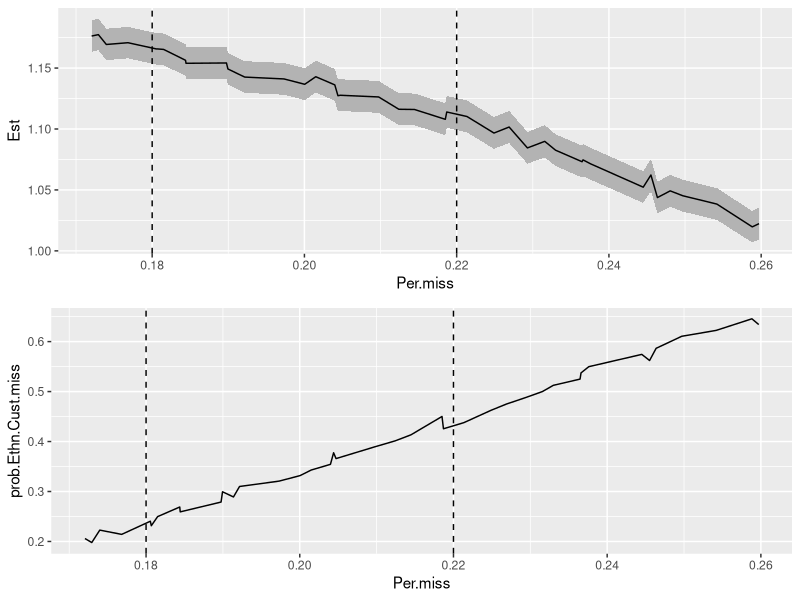
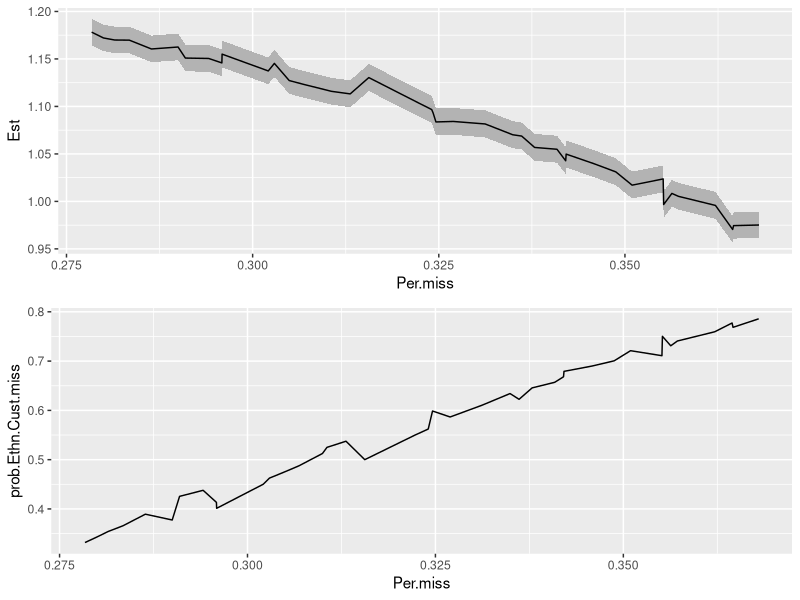

Recreate these plots in R, in order.
## ----setup, include=FALSE---------------------------------------------------------------------
knitr::opts_chunk$set(echo = TRUE)
library(arm)
library(mice)
library(ggplot2)
library(car)
library(dplyr)
library(purrr)
library(forcats)
library(gridExtra)
setwd("~/Dropbox (LSE Statistics)/Sentencing Disparities/Methods festival")


## ---------------------------------------------------------------------------------------------
ReMF.dat<- read.csv("ReMF_original.csv",
                       header=T,stringsAsFactors = T)
#head(ReMF.dat)


## ---------------------------------------------------------------------------------------------
# relevel Prev_Convictions
ReMF.dat <- ReMF.dat %>% mutate(Prev_Convictions = 
          fct_relevel(Prev_Convictions, 
          c("None","1 to 3","4 to 9","10 or more")))

# remove Sentence_Length
ReMF.dat <- dplyr::select(ReMF.dat,-c(Sentence_Length))


## ---------------------------------------------------------------------------------------------
ReMF.dat <- ReMF.dat %>%
  mutate(Age_Cont = Age_Cont - mean(Age_Cont))


## ---------------------------------------------------------------------------------------------
Cust.benchmark <- glm(Custody~.,data=ReMF.dat)

#summary(Cust.benchmark)


## ---------------------------------------------------------------------------------------------
ci.tab<-function(vec,Miss=1,Cust=0,Ethn=0,Inter=0){
  #default values are miss=1, 
  #Cust=Ethn=Inter=0 means there is 
  #no parameter for the missingness model
 ret.tab <- c(vec[1]-2*vec[2],vec[1],
      vec[1]+2*vec[2])
 ret.tab <- exp(ret.tab)
 #If you want output on the log(OR) scale, comment the line above
 ret.tab <-c(ret.tab,c(Miss, Cust, Ethn, Inter))
 ret.tab <- as.data.frame(t(ret.tab))
  colnames(ret.tab) = c("Lower 95% CI", "Est","Upper 95% CI",
                        "Miss","Cust","Ethn","Inter")
  ret.tab
}
#Miss=1, no missing
#Miss=2, MCAR
#Miss=3, MAR
#Miss=4, MNAR


## ---------------------------------------------------------------------------------------------
Ethn.Cust.benchmark <- 
  summary(Cust.benchmark)$coefficients[4,1:2] 
#the 4th row corresponds to ethnicity and 
#the 1,2 columns are the estimate and its sd

Ethn.Cust.benchmark.tab <- ci.tab(Ethn.Cust.benchmark)
Ethn.Cust.benchmark.tab



## ---------------------------------------------------------------------------------------------
#parameter that governs the percentage of missingness
per.miss <- 0.2

#generate the missing data indicator
MCAR <- rbinom(n=nrow(ReMF.dat),size=1,prob=c(per.miss))
#sum(MCAR)/nrow(ReMF.dat) 
#should check that the % of missing is approximately correct

#now add NAs to create a missingness pattern
MCAR_ReMF.dat <- ReMF.dat %>%
  mutate(Ethnicity=ifelse(MCAR==1,NA,Ethnicity))


## ---------------------------------------------------------------------------------------------
Cust.MCAR <- summary(glm(Custody~.,data=MCAR_ReMF.dat))
Ethn.Cust.MCAR <- Cust.MCAR$coefficients[4,1:2]

Ethn.Cust.MCAR.tab <- ci.tab(Ethn.Cust.MCAR, Miss=2)

rbind(Ethn.Cust.benchmark.tab,Ethn.Cust.MCAR.tab)


## ---------------------------------------------------------------------------------------------
MM.Age_Cont <- -0.02
MM.MF_Remorse <- -0.20


#vector of probabilities that are associated with Age and remorse
pMAR <- with(ReMF.dat, invlogit(-1.3 + MM.Age_Cont*Age_Cont +
                   MM.MF_Remorse*MF_Remorse))

#missing data indicator
MAR <- rbinom(n = nrow(ReMF.dat), size = 1, prob = pMAR)
#sum(MAR)/nrow(ReMF.dat) 
#check that this is approx 0.2

MAR_ReMF.dat <- ReMF.dat %>%
  mutate(Ethnicity=ifelse(MAR==0,Ethnicity,NA))


## ---------------------------------------------------------------------------------------------
Cust.MAR <- summary(glm(Custody~.,data=MAR_ReMF.dat))
Ethn.Cust.MAR <- Cust.MAR$coefficients[4,1:2]

Ethn.Cust.MAR.tab <- ci.tab(Ethn.Cust.MAR, Miss=3)


## ---------------------------------------------------------------------------------------------
rbind(Ethn.Cust.benchmark.tab,Ethn.Cust.MCAR.tab,
      Ethn.Cust.MAR.tab)


## ---------------------------------------------------------------------------------------------
MM.Ethn <- 0.2
MM.Cust <- -0.05
MM.Ethn.Cust <- 0.9


## ---------------------------------------------------------------------------------------------
MNAR_intercept <- -1.55


## ---------------------------------------------------------------------------------------------
#Ethn=1, Cust=1
invlogit(MNAR_intercept+MM.Cust+MM.Ethn+MM.Ethn.Cust)
#Ethn=1, Cust=0
invlogit(MNAR_intercept+MM.Ethn)
#Ethn=0, Cust=1
invlogit(MNAR_intercept+MM.Cust)
#Ethn=0, Cust=0
invlogit(MNAR_intercept)


## ---------------------------------------------------------------------------------------------

pMNAR <- with(ReMF.dat,
             invlogit(MNAR_intercept + MM.Age_Cont*Age_Cont + 
                   MM.MF_Remorse*MF_Remorse +
                   MM.Cust*Custody + 
                   MM.Ethn*Ethnicity + 
                   MM.Ethn.Cust*Custody*Ethnicity))

#missing data indicator
MNAR <- rbinom(n = nrow(ReMF.dat), size = 1, prob = pMNAR)
sum(MNAR)/nrow(ReMF.dat)

MNAR_ReMF.dat <- ReMF.dat %>%
  mutate(Ethnicity=ifelse(MNAR==0,Ethnicity,NA))



## ---------------------------------------------------------------------------------------------
Cust.MNAR <- summary(glm(Custody~.,data=MNAR_ReMF.dat))
Ethn.Cust.MNAR <- Cust.MNAR$coefficients[4,1:2]

Ethn.Cust.MNAR.tab <- ci.tab(Ethn.Cust.MNAR, Miss=4, 
Cust = MM.Cust, Ethn = MM.Ethn, Inter = MM.Ethn.Cust)

Ethn.Cust.MNAR.tab


## ---------------------------------------------------------------------------------------------
rbind(Ethn.Cust.benchmark.tab,Ethn.Cust.MCAR.tab,
      Ethn.Cust.MAR.tab,Ethn.Cust.MNAR.tab)


## ---------------------------------------------------------------------------------------------
Cust.all.results <- rbind(Ethn.Cust.benchmark.tab,Ethn.Cust.MCAR.tab,
                          Ethn.Cust.MAR.tab,Ethn.Cust.MNAR.tab)
rownames(Cust.all.results) <- c("True","MCAR","MAR","MNAR")
Cust.all.results


## ----echo=FALSE-------------------------------------------------------------------------------
MM.Ethn.Cust.Vec <- seq(0,2,by=0.05)
MM.Intercept <- (seq())

#to store the percentage missing so this remains "plausible"
store.per.miss <- rep(NA, length(MM.Ethn.Cust.Vec))

store.coeff.ethn <- c()

for(i in 1:length(MM.Ethn.Cust.Vec)){
  MM.Ethn.Cust <- MM.Ethn.Cust.Vec[i]
 pMNAR <- with(ReMF.dat,
             invlogit(MNAR_intercept + MM.Age_Cont*Age_Cont + 
                     MM.MF_Remorse*MF_Remorse +
                     MM.Cust*Custody + 
                     MM.Ethn*Ethnicity + 
                     MM.Ethn.Cust*Custody*Ethnicity))

#missing data indicator
MNAR <- rbinom(n = nrow(ReMF.dat), size = 1, prob = pMNAR)
store.per.miss[i] <- sum(MNAR)/nrow(ReMF.dat)

MNAR_ReMF.dat <- ReMF.dat %>%
  mutate(Ethnicity=ifelse(MNAR==0,Ethnicity,NA))

Cust.MNAR <- summary(glm(Custody~.,data=MNAR_ReMF.dat))
Ethn.Cust.MNAR <- Cust.MNAR$coefficients[4,1:2]

store.coeff.ethn <- rbind(store.coeff.ethn,ci.tab(Ethn.Cust.MNAR, Miss=4, 
                Cust = MM.Cust, Ethn = MM.Ethn, Inter = MM.Ethn.Cust))
}

##PLOTS

plot.coeff.miss <- ggplot(data=data.frame(Per.miss=store.per.miss,store.coeff.ethn),
                          aes(x=Per.miss)) +
                  geom_ribbon(aes(ymin=Lower.95..CI,
                                  ymax=Upper.95..CI), fill = "grey70")+
  geom_line(aes(y=Est)) +
  geom_hline(yintercept=Ethn.Cust.benchmark.tab$coefficient) +
  geom_vline(xintercept=c(0.18,0.22),linetype="dashed")
  

prob.Ethn.Cust.miss = with(store.coeff.ethn,
                      invlogit(MNAR_intercept+MM.Cust+
                                 MM.Ethn+Inter)) 


plot.per.miss <- ggplot(data=data.frame(prob.Ethn.Cust.miss=prob.Ethn.Cust.miss,
                                        Per.miss=store.per.miss),
                        aes(y=prob.Ethn.Cust.miss,x=Per.miss))+geom_line() +
                        geom_vline(xintercept=c(0.18,0.22),linetype="dashed")

grid.arrange(plot.coeff.miss, plot.per.miss, nrow = 2)


## ----echo=FALSE-------------------------------------------------------------------------------

MNAR_intercept <- -0.9
MM.Ethn <- 0.3
MM.Cust <- -0.1
MM.Ethn.Cust <- 0.5
MM.Age_Cont <- -0.01
MM.MF_Remorse <- -0.30

MM.Ethn.Cust.Vec <- seq(0,2,by=0.05)
MM.Intercept <- (seq())

#to store the percentage missing so this remains "plausible"
store.per.miss <- rep(NA, length(MM.Ethn.Cust.Vec))

store.coeff.ethn <- c()

for(i in 1:length(MM.Ethn.Cust.Vec)){
  MM.Ethn.Cust <- MM.Ethn.Cust.Vec[i]
 pMNAR <- with(ReMF.dat,
             invlogit(MNAR_intercept + MM.Age_Cont*Age_Cont + 
                     MM.MF_Remorse*MF_Remorse +
                     MM.Cust*Custody + 
                     MM.Ethn*Ethnicity + 
                     MM.Ethn.Cust*Custody*Ethnicity))

#missing data indicator
MNAR <- rbinom(n = nrow(ReMF.dat), size = 1, prob = pMNAR)
store.per.miss[i] <- sum(MNAR)/nrow(ReMF.dat)

MNAR_ReMF.dat <- ReMF.dat %>%
  mutate(Ethnicity=ifelse(MNAR==0,Ethnicity,NA))

Cust.MNAR <- summary(glm(Custody~.,data=MNAR_ReMF.dat))
Ethn.Cust.MNAR <- Cust.MNAR$coefficients[4,1:2]

store.coeff.ethn <- rbind(store.coeff.ethn,ci.tab(Ethn.Cust.MNAR, Miss=4, 
                Cust = MM.Cust, Ethn = MM.Ethn, Inter = MM.Ethn.Cust))
}

##PLOTS

plot.coeff.miss <- ggplot(data=data.frame(Per.miss=store.per.miss,store.coeff.ethn),
                          aes(x=Per.miss)) +
                  geom_ribbon(aes(ymin=Lower.95..CI,
                                  ymax=Upper.95..CI), fill = "grey70")+
  geom_line(aes(y=Est)) +
  geom_hline(yintercept=Ethn.Cust.benchmark.tab$coefficient)# +
  #geom_vline(xintercept=c(0.18,0.22),linetype="dashed")

prob.Ethn.Cust.miss = with(store.coeff.ethn,
                      invlogit(MNAR_intercept+MM.Cust+
                                 MM.Ethn+Inter)) 


plot.per.miss <- ggplot(data=data.frame(prob.Ethn.Cust.miss=prob.Ethn.Cust.miss,
                                        Per.miss=store.per.miss),
                        aes(y=prob.Ethn.Cust.miss,x=Per.miss))+geom_line()# +
   #                     geom_vline(xintercept=c(0.18,0.22),linetype="dashed")

grid.arrange(plot.coeff.miss, plot.per.miss, nrow = 2)




## ----echo=FALSE-------------------------------------------------------------------------------

Cust.all.results <- rbind(Ethn.Cust.benchmark.tab,Ethn.Cust.MCAR.tab,
                          Ethn.Cust.MAR.tab,Ethn.Cust.MNAR.tab)
rownames(Cust.all.results) <- c("True","MCAR","MAR","MNAR")
Cust.all.results
